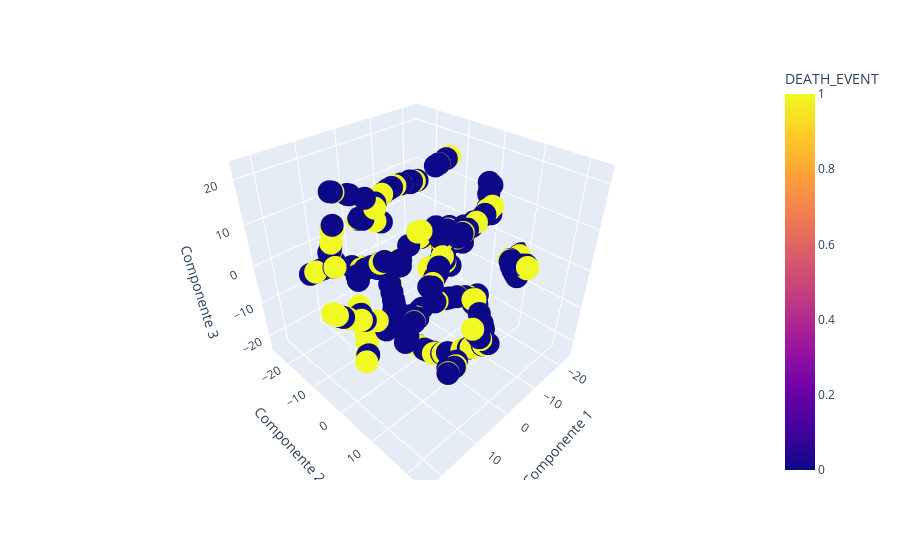

This figure's notebook cell:
### Code cell
import pandas as pd
from sklearn.manifold import TSNE
import plotly.express as px

# Leer el DataFrame
df = pd.read_csv('datos_procesados.csv')

# Eliminar columnas no numéricas y la columna 'DEATH_EVENT'
X = df.select_dtypes(include='number').drop(columns=["DEATH_EVENT"]).values
y = df["DEATH_EVENT"].values

# Aplicar TSNE para reducción de dimensionalidad.
X_embedded = TSNE(
    n_components=3,
    learning_rate='auto',
    init='random',
    perplexity=3
).fit_transform(X)

# Crear gráfico de dispersión 3D con Plotly
fig = px.scatter_3d(
    x=X_embedded[:, 0],
    y=X_embedded[:, 1],
    z=X_embedded[:, 2],
    color=y,
    labels={
        "x": "Componente 1",
        "y": "Componente 2",
        "z": "Componente 3",
        "color": "DEATH_EVENT"
    }
)

# Mostrar la gráfica
fig.show()

### Figure 1 — Plotly figure (JSON) as saved in the notebook; plotly's stock layout.template omitted (floating-point values rounded to 4 significant figures; data arrays with more than 128 entries replaced by an {"elided": "..."} marker saying what was removed)
{"data": [{"hovertemplate": "Componente 1=%{x}<br>Componente 2=%{y}<br>Componente 3=%{z}<br>DEATH_EVENT=%{marker.color}<extra></extra>", "legendgroup": "", "marker": {"color": {"elided": "299 int values"}, "coloraxis": "coloraxis", "symbol": "circle"}, "mode": "markers", "name": "", "scene": "scene", "showlegend": false, "type": "scatter3d", "x": {"elided": "299 float values"}, "y": {"elided": "299 float values"}, "z": {"elided": "299 float values"}}], "layout": {"coloraxis": {"colorbar": {"title": {"text": "DEATH_EVENT"}}, "colorscale": [[0, "#0d0887"], [0.1111, "#46039f"], [0.2222, "#7201a8"], [0.3333, "#9c179e"], [0.4444, "#bd3786"], [0.5556, "#d8576b"], [0.6667, "#ed7953"], [0.7778, "#fb9f3a"], [0.8889, "#fdca26"], [1, "#f0f921"]]}, "legend": {"tracegroupgap": 0}, "margin": {"t": 60}, "scene": {"domain": {"x": [0, 1], "y": [0, 1]}, "xaxis": {"title": {"text": "Componente 1"}}, "yaxis": {"title": {"text": "Componente 2"}}, "zaxis": {"title": {"text": "Componente 3"}}}}}
